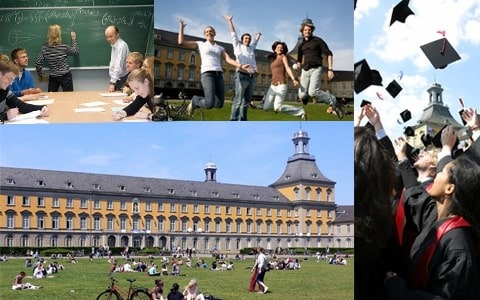
#> input picture assignment1/bonn.jpeg, 480 x 300 px
$ python Sheet00_template.py
#> lines starting #> are read from the running program, lines starting #| are printed output that depends on the picture; after the words box and inside, x2 and y2 are one past the last pixel; in counts of white or black regions, pixels touching at a corner belong together
import cv2
import numpy as np
import time
import random

# Part 1
image = cv2.imread("bonn.jpeg")
#> image is the input picture: shape (300, 480, 3); mean B, G, R 127.7, 126.6, 121.8

print("Image dimensions: ", image.shape)
#| Image dimensions:  (300, 480, 3)
print("Image data type: ", image.dtype)
#| Image data type:  uint8

cv2.imshow("bonn", image)
cv2.waitKey(0)

# Part 2
hsv_image = cv2.cvtColor(image, cv2.COLOR_RGB2HSV)
#> hsv_image: shape (300, 480, 3); mean H, S, V 66.2, 71.8, 143.5
h, s, v = cv2.split(hsv_image)
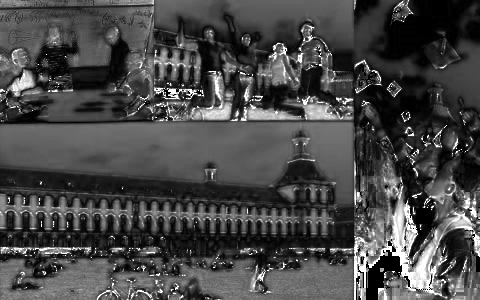
#> s: shape (300, 480); min 0, max 255, mean 71.8
cv2.imshow("H", h)
cv2.imshow("S", s)
cv2.imshow("V", v)
cv2.waitKey(0)

# Part 3
start_time = time.time()
brightened_image_loop = np.zeros(image.shape, np.uint8)
for i in range(image.shape[0]):
    for j in range(image.shape[1]):
        for k in range(image.shape[2]):
            value = int(image[i, j, k]) + 50
            brightened_image_loop[i, j, k] = min(value, 255)
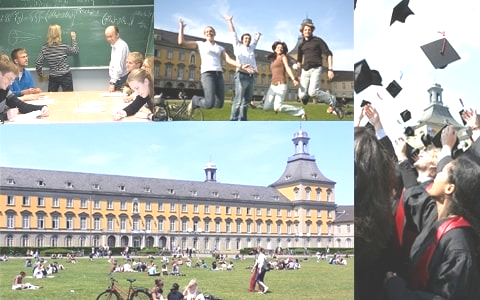
#> brightened_image_loop: shape (300, 480, 3); mean B, G, R 166.9, 172.7, 168
end_time = time.time()
print(f"Time in loop version : {end_time - start_time:.4f}")
cv2.imshow("Brightened using loop", cv2.hconcat([image, brightened_image_loop]))
cv2.waitKey(0)

# Part 4
start_time = time.time()
brightened_image_np = np.clip(image.astype(np.int16) + 50, 0, 255).astype(np.uint8)
end_time = time.time()
print(f"Time in numpy version : {end_time - start_time:.4f}")
cv2.imshow("Brightened using numpy", cv2.hconcat([image, brightened_image_np]))
cv2.waitKey(0)

# Part 5
image_cpy = image.copy()
left_corner = image[0:32, 0:32]
for i in range(3):
    randY = random.randint(0, image.shape[0] - 32)
    randX = random.randint(0, image.shape[1] - 32)
    image_cpy[randY:randY + 32, randX:randX + 32] = left_corner
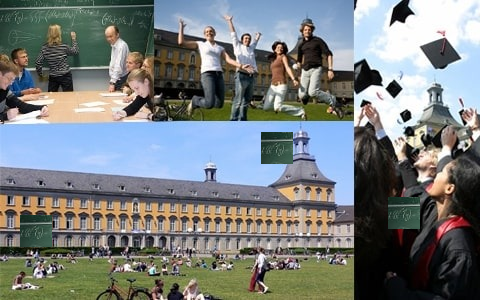
#> image_cpy: shape (300, 480, 3); 2.13% of pixels changed, all inside (x1, y1, x2, y2) = (20, 132, 420, 247)
cv2.imshow("Random copies image", image_cpy)
cv2.waitKey(0)

# Part 6
gray = cv2.cvtColor(image, cv2.COLOR_RGB2GRAY)
_, mask = cv2.threshold(gray, 128, 255, cv2.THRESH_BINARY)
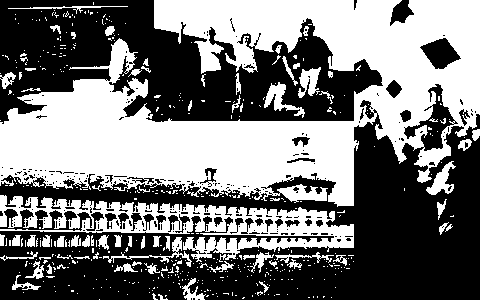
#> mask: shape (300, 480); 47% white; 482 white regions (411 under 20 px), largest, box (x1, y1, x2, y2) and area: (0, 0, 480, 207) 51998, (0, 195, 354, 262) 8725, (264, 82, 305, 118) 476
masked = cv2.bitwise_and(image, image, mask=mask)
combined = cv2.hconcat([image, masked])
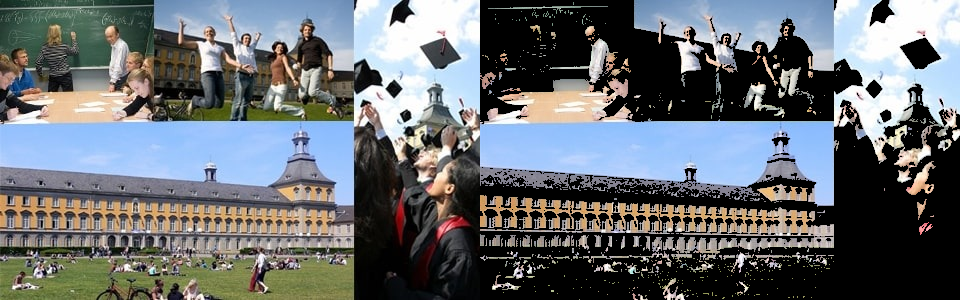
#> combined: shape (300, 960, 3); mean B, G, R 112.5, 108.3, 103.6
cv2.imshow('Original and masked image', combined)
cv2.waitKey(0)

# Part 7
bordered = cv2.copyMakeBorder(image, 20, 20, 20, 20, cv2.BORDER_CONSTANT, value=(255, 255, 255))

for i in range(5):
    center_x = random.randint(50, image.shape[1] - 50)
    center_y = random.randint(50, image.shape[0] - 50)
    radius = random.randint(15, 40)
    color = (random.randint(0, 255), random.randint(0, 255), random.randint(0, 255))

    cv2.circle(bordered, (center_x, center_y), radius, color, 2)
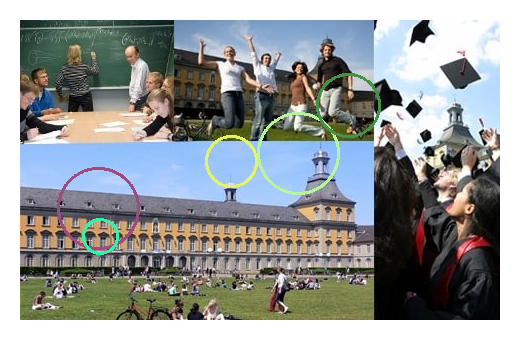
#> bordered: shape (340, 520, 3); mean B, G, R 150.9, 151, 146.8

for i in range(5):
    position_x = random.randint(30, image.shape[1] - 100)
    position_y = random.randint(30, image.shape[0] - 30)
    text = f"Label {i+1}"
    font = cv2.FONT_HERSHEY_SIMPLEX
    font_scale = 0.7
    color = (random.randint(0, 255), random.randint(0, 255), random.randint(0, 255))


    cv2.putText(bordered, text, (position_x, position_y), font, font_scale, color, 2)
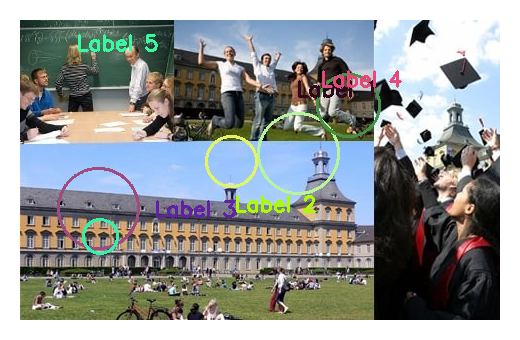
#> bordered: shape (340, 520, 3); 1.45% of pixels changed, all inside (x1, y1, x2, y2) = (78, 34, 402, 218)

# Display the result
cv2.imshow('Bordered Image with Texts and Circles', bordered)
cv2.waitKey(0)
